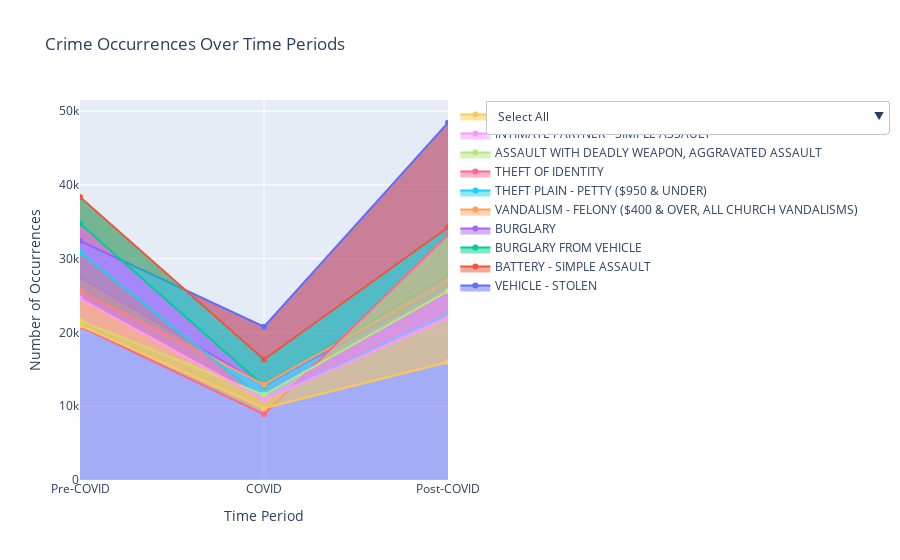

The notebook cell this image was saved under:
### Markdown cell above
## Plotting the data

### Code cell
# Initialize the figure
fig = go.Figure()

# Add a trace for each crime type
for crime in top_crimes:
    fig.add_trace(go.Scatter(
        x=plot_data.columns, 
        y=plot_data.loc[crime],
        fill='tonexty',
        name=crime
    ))

# Set colors for each crime type if desired
colors = px.colors.qualitative.Plotly  # or any other color sequence
for i, trace in enumerate(fig.data):
    trace.line.color = colors[i % len(colors)]

# Configure the layout and dropdowns
fig.update_layout(
    title="Crime Occurrences Over Time Periods",
    xaxis_title="Time Period",
    yaxis_title="Number of Occurrences",
    updatemenus=[{
        "buttons": [
            {"method": "update", "label": "Select All", "args": [{"visible": [True] * len(top_crimes)}]},
            {"method": "update", "label": "Deselect All", "args": [{"visible": [False] * len(top_crimes)}]}] +
            [{"method": "update", "label": crime, "args": [{"visible": [crime == k for k in top_crimes]}]}
            for crime in top_crimes
        ],
        "direction": "down",
        "showactive": True,
        "x": 1.1,  # Position the dropdown to the right of the plot
        "xanchor": "left",
        "y": 1,
        "yanchor": "top"
    }]
)

# Show the figure
fig.show()

### Figure 1 — Plotly figure (JSON) as saved in the notebook; plotly's stock layout.template omitted (floating-point values rounded to 4 significant figures)
{"data": [{"fill": "tonexty", "line": {"color": "#636EFA"}, "name": "VEHICLE - STOLEN", "type": "scatter", "x": ["Pre-COVID", "COVID", "Post-COVID"], "y": [32401, 20769, 48414]}, {"fill": "tonexty", "line": {"color": "#EF553B"}, "name": "BATTERY - SIMPLE ASSAULT", "type": "scatter", "x": ["Pre-COVID", "COVID", "Post-COVID"], "y": [38346, 16330, 34256]}, {"fill": "tonexty", "line": {"color": "#00CC96"}, "name": "BURGLARY FROM VEHICLE", "type": "scatter", "x": ["Pre-COVID", "COVID", "Post-COVID"], "y": [34770, 12711, 27706]}, {"fill": "tonexty", "line": {"color": "#AB63FA"}, "name": "BURGLARY", "type": "scatter", "x": ["Pre-COVID", "COVID", "Post-COVID"], "y": [27514, 12837, 26281]}, {"fill": "tonexty", "line": {"color": "#FFA15A"}, "name": "VANDALISM - FELONY ($400 & OVER, ALL CHURCH VANDALISMS)", "type": "scatter", "x": ["Pre-COVID", "COVID", "Post-COVID"], "y": [25656, 12925, 27036]}, {"fill": "tonexty", "line": {"color": "#19D3F3"}, "name": "THEFT PLAIN - PETTY ($950 & UNDER)", "type": "scatter", "x": ["Pre-COVID", "COVID", "Post-COVID"], "y": [30858, 10850, 22557]}, {"fill": "tonexty", "line": {"color": "#FF6692"}, "name": "THEFT OF IDENTITY", "type": "scatter", "x": ["Pre-COVID", "COVID", "Post-COVID"], "y": [20813, 8911, 33256]}, {"fill": "tonexty", "line": {"color": "#B6E880"}, "name": "ASSAULT WITH DEADLY WEAPON, AGGRAVATED ASSAULT", "type": "scatter", "x": ["Pre-COVID", "COVID", "Post-COVID"], "y": [21601, 11525, 25605]}, {"fill": "tonexty", "line": {"color": "#FF97FF"}, "name": "INTIMATE PARTNER - SIMPLE ASSAULT", "type": "scatter", "x": ["Pre-COVID", "COVID", "Post-COVID"], "y": [24594, 10859, 21967]}, {"fill": "tonexty", "line": {"color": "#FECB52"}, "name": "THEFT FROM MOTOR VEHICLE - PETTY ($950 & UNDER)", "type": "scatter", "x": ["Pre-COVID", "COVID", "Post-COVID"], "y": [20940, 9735, 15975]}], "layout": {"title": {"text": "Crime Occurrences Over Time Periods"}, "updatemenus": [{"buttons": [{"args": [{"visible": [true, true, true, true, true, true, true, true, true, true]}], "label": "Select All", "method": "update"}, {"args": [{"visible": [false, false, false, false, false, false, false, false, false, false]}], "label": "Deselect All", "method": "update"}, {"args": [{"visible": [true, false, false, false, false, false, false, false, false, false]}], "label": "VEHICLE - STOLEN", "method": "update"}, {"args": [{"visible": [false, true, false, false, false, false, false, false, false, false]}], "label": "BATTERY - SIMPLE ASSAULT", "method": "update"}, {"args": [{"visible": [false, false, true, false, false, false, false, false, false, false]}], "label": "BURGLARY FROM VEHICLE", "method": "update"}, {"args": [{"visible": [false, false, false, true, false, false, false, false, false, false]}], "label": "BURGLARY", "method": "update"}, {"args": [{"visible": [false, false, false, false, true, false, false, false, false, false]}], "label": "VANDALISM - FELONY ($400 & OVER, ALL CHURCH VANDALISMS)", "method": "update"}, {"args": [{"visible": [false, false, false, false, false, true, false, false, false, false]}], "label": "THEFT PLAIN - PETTY ($950 & UNDER)", "method": "update"}, {"args": [{"visible": [false, false, false, false, false, false, true, false, false, false]}], "label": "THEFT OF IDENTITY", "method": "update"}, {"args": [{"visible": [false, false, false, false, false, false, false, true, false, false]}], "label": "ASSAULT WITH DEADLY WEAPON, AGGRAVATED ASSAULT", "method": "update"}, {"args": [{"visible": [false, false, false, false, false, false, false, false, true, false]}], "label": "INTIMATE PARTNER - SIMPLE ASSAULT", "method": "update"}, {"args": [{"visible": [false, false, false, false, false, false, false, false, false, true]}], "label": "THEFT FROM MOTOR VEHICLE - PETTY ($950 & UNDER)", "method": "update"}], "direction": "down", "showactive": true, "x": 1.1, "xanchor": "left", "y": 1, "yanchor": "top"}], "xaxis": {"title": {"text": "Time Period"}}, "yaxis": {"title": {"text": "Number of Occurrences"}}}}
